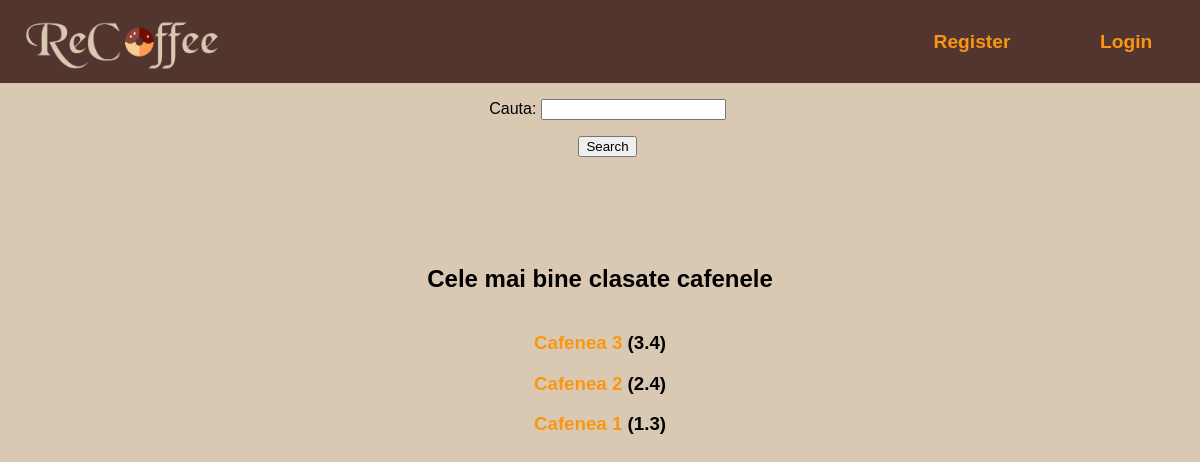
Before: / with the older database file.
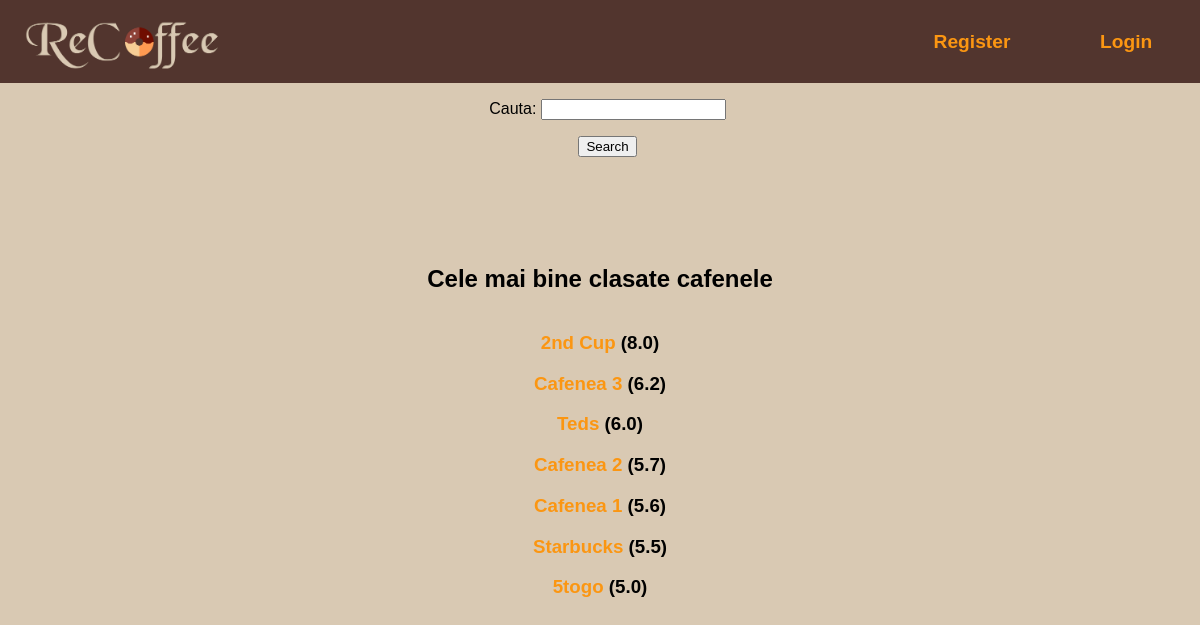
After: the same page with the newer database file.
### ReCoffee/models.py (models this page shows, shortened)
class ShopProfile(models.Model):
    name = models.CharField(max_length=50)
    location = models.CharField(max_length=200)
    rating = models.DecimalField(
        default=0,
        max_digits=2,
        decimal_places=1)

### ReCoffee/views.py (the view)
# urls.py: url(r'^$', views.index, name="index"),
def index(request):
    context = {}
    rate = models.ShopProfile.objects.all().order_by('rating').reverse()
    context['rate'] = rate
    if request.method == 'GET':
        form = forms.SearchForm()
    elif request.method == 'POST':
        form = forms.SearchForm(request.POST)
        if form.is_valid():
            shopSearch = form.cleaned_data['shopSearch']
            return redirect('lista_cafenele', shopSearch)
    context['form'] = form
    return render(request, 'ReCoffee/home.html', context)

### ReCoffee/forms.py
class SearchForm(forms.Form):
    shopSearch = forms.CharField(label="Cauta")

### ReCoffee/templates/ReCoffee/home.html (shortened to what this page needs)
{% extends 'ReCoffee/base.html' %}
{% load static %}
{% block content %}
	<form class="search-form" method="POST">
		<p>
			{{ form.as_p }}
			<button class="button" type="submit">Search</button>
		</p>
	</form>
<h2 id="indexpag">Cele mai bine clasate cafenele</h2>
<class id="indexpag">
{% for i in rate %}
<h3><a href="{% url 'shop_profile' i.pk %}"> {{ i.name }}</a>  ({{i.rating}})</h3>
{% endfor %}
</class>
{% endblock %}

### ReCoffee/templates/ReCoffee/base.html (shortened to what this page needs)
<!DOCTYPE html>
<html land="en">
<head>
	{% load static %}
	<link rel="stylesheet" type="text/css" href="{% static 'css/main.css' %}">
</head>
<body>
<a href="{% url 'index' %}">
	<img src="{% static 'images/Recoffee-logo.png' %}" id="logo">
</a>
<nav>
	{% if user.username %}
	<div class="dropdown">
		<a href="#" class="dropbtn">{{ user.username }}</a>
		<div class="content">
	{% if user.profile %}
			<a href="{% url 'user_profile' user.profile.pk %}">Profile</a>
{% endif %}
			<a href="{% url 'logout' %}">Logout</a>
		</div>
	</div>
	{% else %}
	<a class= "link" onclick = "javascript:window.location.href='/register.html'">Register</a>
	<a class= "link" onclick = "javascript:window.location.href='/login.html' ">Login</a>
	{% endif %}
</nav>
{% block content %}
{% endblock %}
</body>
</html>

### ReCoffee/static/css/main.css (style rules this page uses)
nav { background-color: #52352E; font-size: 1.2em; font-weight: bold; margin: auto; padding: 0.6em; position: relative; text-align: right; }
nav a { display: inline-block; margin-left: 1.25em; padding: 1em; text-align: center; transition: background-color 0.5s; width: 4.5em; }
#logo { float: left; height: auto; position: absolute; width: 250px; z-index: 2; }
.search-form { #float: center; text-align:center; padding-left: 15px; }
a { color: #FB9612; font-weight: bold; text-decoration: none; }
body { background-color: #D9C9B3; font-family: Helvetica; margin: 0; }
.button { cursor: pointer; }
#indexpag { width:100%; float:left; text-align:center; }
.link { cursor:pointer; }

Changed rows visible on the page:
added ShopProfile: name "2nd Cup", rating "8.0"
changed ShopProfile "Cafenea 3": rating "3.4" → "6.2"
added ShopProfile: name "Teds", rating "6.0"
changed ShopProfile "Cafenea 2": rating "2.4" → "5.7"
changed ShopProfile "Cafenea 1": rating "1.3" → "5.6"
added ShopProfile: name "Starbucks", rating "5.5"
added ShopProfile: name "5togo", rating "5.0"
